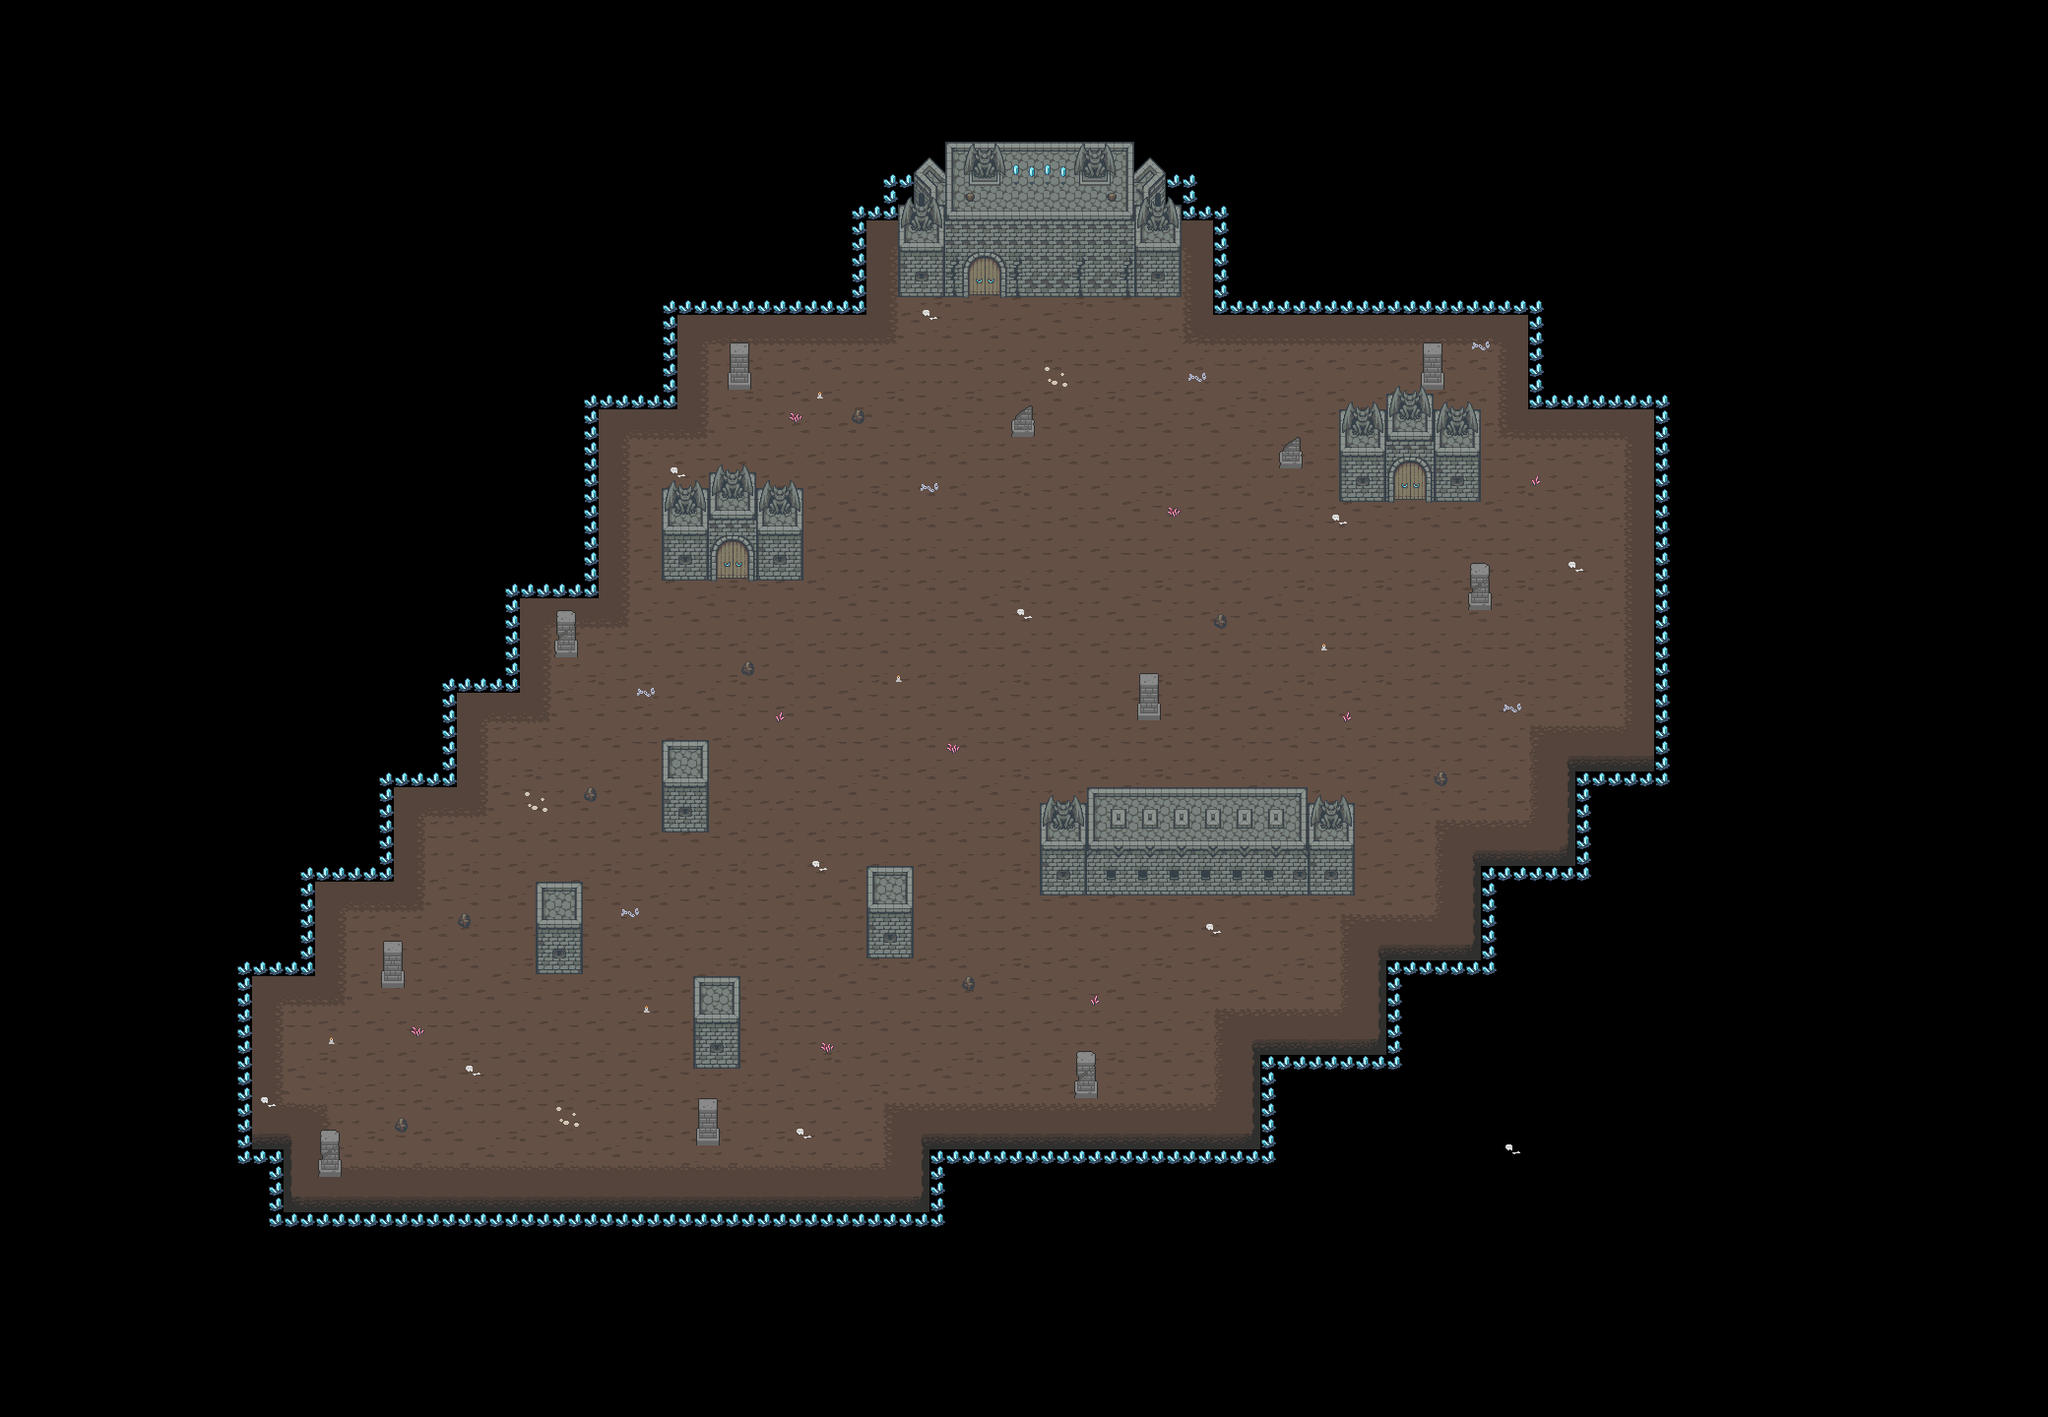

A 2D game scene composited from a Tiled map and its tileset images. What follows is a short description and the map's XML, with each tile layer's data collapsed to a summary:
An orthogonal 130x90 tile map with 16x16 px tiles, 5 tile layers (Ground, Walkthrough objects, Objects, Castle Decor, ...), 2 tilesets.

<map version="1.9" tiledversion="1.9.2" orientation="orthogonal" renderorder="right-down" width="130" height="90" tilewidth="16" tileheight="16" infinite="0" nextlayerid="6" nextobjectid="1">
 <tileset firstgid="1" source="Dungeon.tsx" />
 <tileset firstgid="1281" source="tf_darkdimension_sheet.tsx" />
 <layer id="1" name="Ground" width="130" height="90">
  <data>[11700 cells, 3933 non-empty, 35 distinct tile ids]</data>
 </layer>
 <layer id="2" name="Walkthrough objects" width="130" height="90">
  <data>[11700 cells, 117 non-empty, 18 distinct tile ids]</data>
 </layer>
 <layer id="3" name="Objects" width="130" height="90">
  <data>[11700 cells, 580 non-empty, 81 distinct tile ids]</data>
 </layer>
 <layer id="4" name="Castle Decor" width="130" height="90">
  <data>[11700 cells, 124 non-empty, 24 distinct tile ids]</data>
 </layer>
 <layer id="5" name="Border" width="130" height="90">
  <data>[11700 cells, 296 non-empty, 1 distinct tile ids]</data>
 </layer>
</map>
